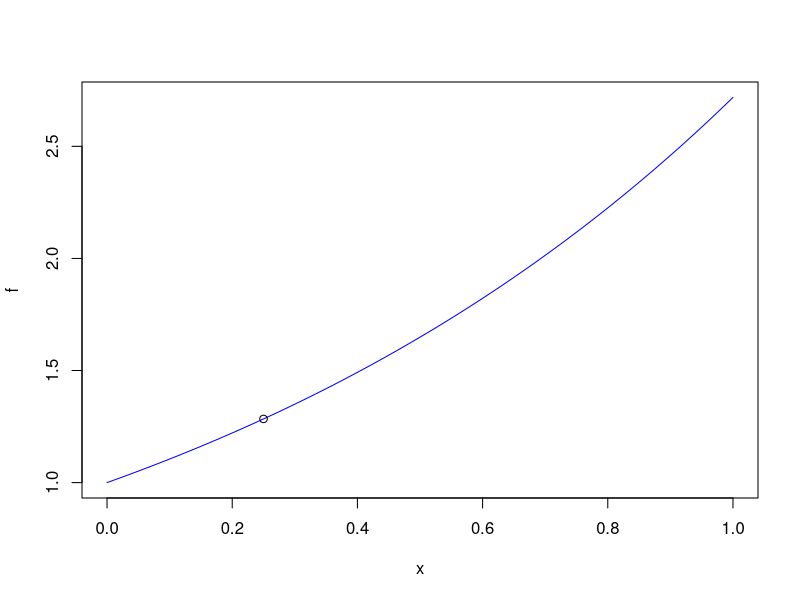

Recreate this plot in R. (Note: this script raises an error after producing the figure.)
###############################################################################
# EJERCICIO 7
###############################################################################
#Sea f(x) = e^x en el intervalo de [0, 1] utilice el metodo de lagrange y 
#determine el tamaño del paso que me produzca un error por debajo de 10−5.
#Utilizar el polinomio de Taylor para interpolar en este caso Verifique su respuesta
###############################################################################

##############################################################################
# SOLUCIÓN:
# MÉTODO DE LAGRANGE E INTERPOLACIÓN MEDIANTE POLINOMIOS DE TAYLOR
##############################################################################


require(pracma)

f <- function( x ) { exp(x) } 
plot(f,pch=19,cex=1,xlim=(0:1),col="blue")


#FUNCIÓN DE INTERPOLACIÓN DE LAGRANGE
lagrange = function(x,y,a){ 
  n = length(x) 
  if(a < min(x) || max(x) < a) stop("No está interpolando")
  X = matrix(rep(x, times=n), n, n, byrow=T)
  mN = a - X; diag(mN) = 1
  mD = X - t(X); diag(mD) = 1
  Lnk = apply(mN, 1, prod)/apply(mD, 2, prod)
  sum(y*Lnk)
}

x<-c(0,0.25,0.5,0.75,1)
y<-f(x)
r<-lagrange(x[1:5],y[1:5],0.25)
r
points(0.25,r)



#VERIFICACION POR POLINOMIO DE TAYLOR
f = function(x) 1/(1+25*x^2)
pol  = pracma::taylor(f, 0, 2) # FUNCION E^X, ALREDEDOR DE 0, GRADO 4.
printf(pol)

#GRAFICA DE LA FUNCIÓN ORIGINAL EN AZUL
curve(f, col= "blue", from = -1, to= 1)

#GRAFICA DEL POLINOMIO GENERADO EN ROJO
curve(pol[1]*x^4+pol[2]*x^3+pol[3]*x^2+pol[4]*x+pol[5],add=TRUE ,col="red", from = -1, to= 1)

#Transformar el polinomio en una función para que pueda ser evaluado
h<-function(x) pol[1]*x^4+pol[2]*x^3+pol[3]*x^2+pol[4]*x+pol[5]
h(1)

#Calcular el error
error<- f(1)-h(1)
cat("Error= ",error)


